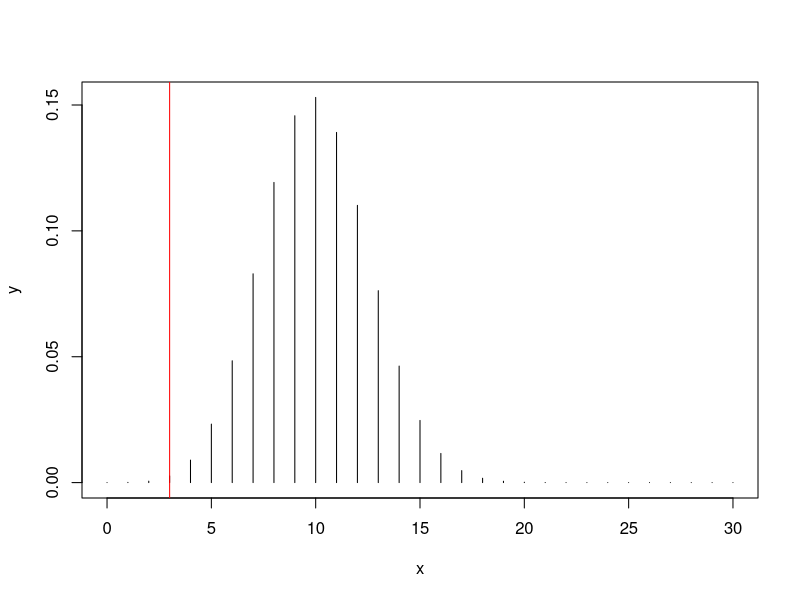
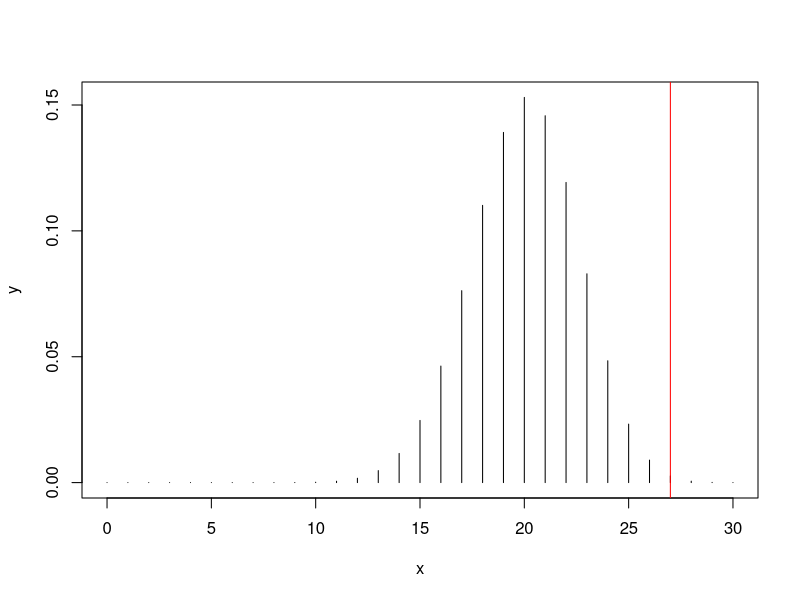
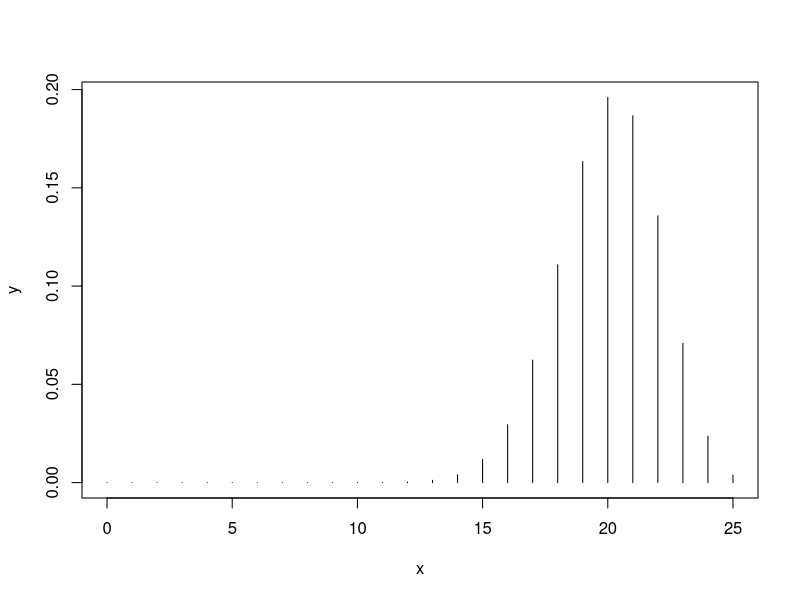
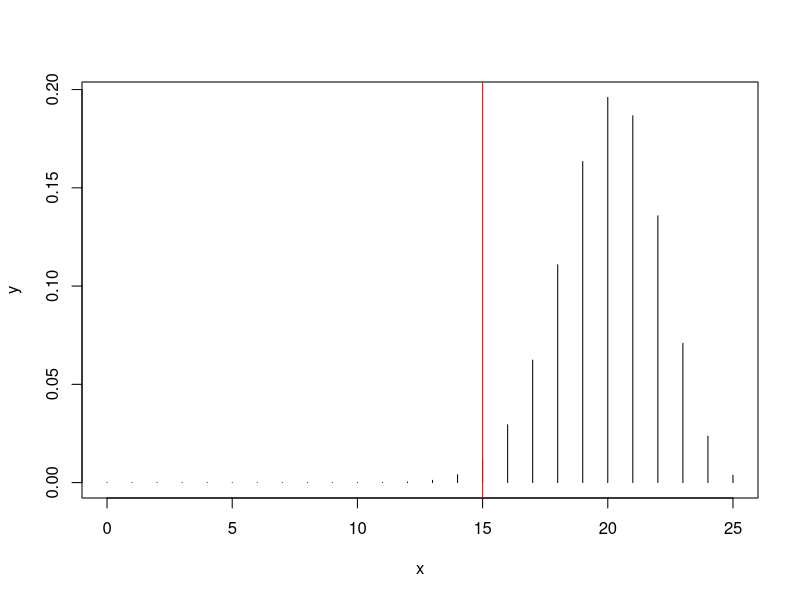
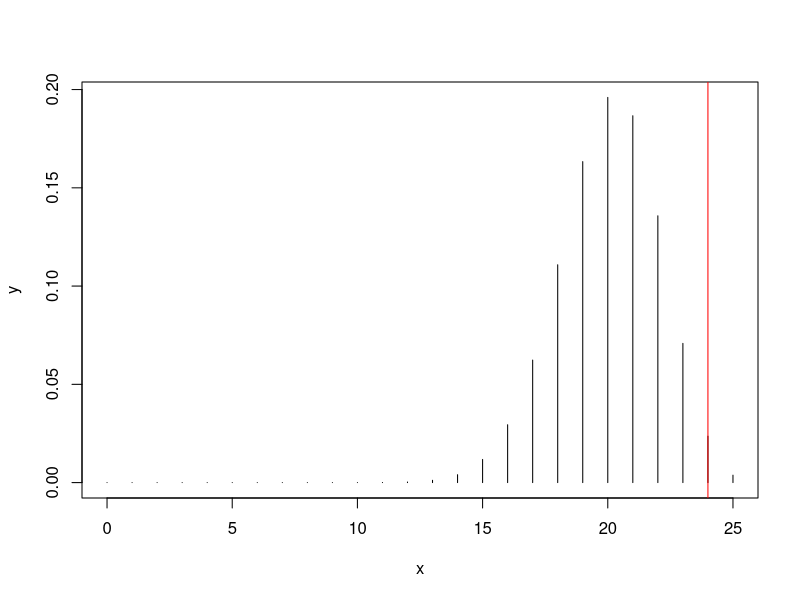
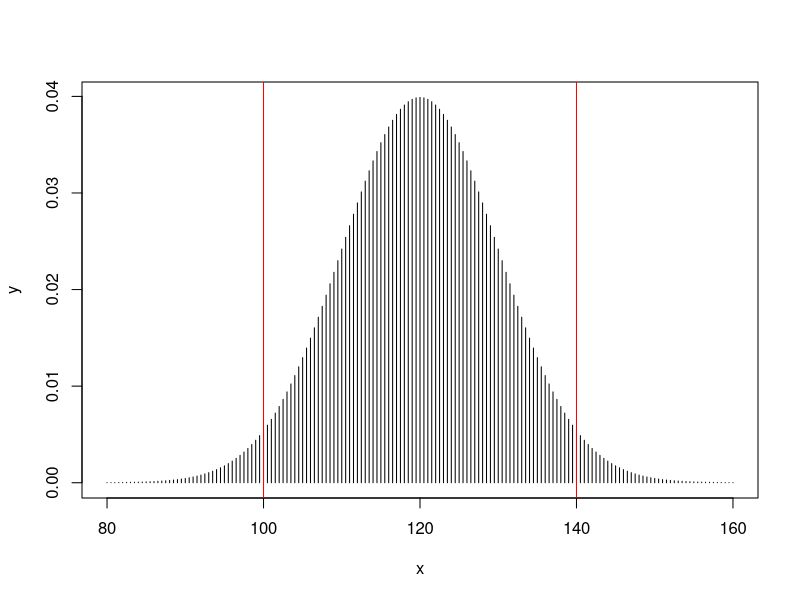

The R script that drew these images, in order:
##3 How to set up a binomial distribution 

# from 0 to 30 rainy days in a month of 30 days, probability is 1/3

x=0:30
y=dbinom(x, size=30, prob=1/3)

plot(x,y,type="h")
abline(v=3, col="red") # add a vertical line at x=3

# cumulative probability: the sum of all point probabilities for values smaller than or equal to 3
pbinom(3, size=30, prob=1/3)

#if we calculate prob of sunny days

x=0:30
y=dbinom(x, size=30, prob=2/3)

plot(x,y,type="h")
abline(v=27, col="red") # add a vertical line at x=3

pbinom(27, size=30, prob=2/3)

# to get values larger than 27:
1- pbinom(27, size=30, prob=2/3)

# but be careful, this does not inclue larger than and equal to.

# two methods:
#1
1- pbinom(26, size=30, prob=2/3)

#2
1- pbinom(27, size=30, prob=2/3)+
  dbinom(27, size=30, prob=2/3)

# Another method 
pbinom(67, size=30, prob=2/3, lower.tail=FALSE)


# simga controls the spread (width) of the distribution, the o looking thing

# how to do it with equations 
n <- 30
p_rain <- 1/3
mu_rain <- n * p_rain
sd_rain <- sqrt(n*p_rain * (1-p_rain))

1- pnorm(3, mean = mu_rain, sd = sd_rain)


#Exercise 1
# A
x=0:25
y=dbinom(x, size=25, prob=0.8)
plot(x,y,type="h")

# B
pbinom(20, size=25, prob=0.8)

#C
plot(x,y,type="h")
abline(v=15, col="red")
pbinom(15, size=25, prob=0.8)

#D
plot(x,y,type="h")
abline(v=24, col="red")
1-pbinom(23, size=25, prob=0.8)



# Exercise 2
#A
x=seq(80,160,0.5)
y = dnorm(x,mean=120,sd=10)
plot(x, y, type = "h")

#B
y[[x=120]]
y[[x=145]]

#C
abline(v=100, col="red") 
abline(v=140, col="red")
pnorm(140, mean = 120, sd = 10) - pnorm(100, mean = 120, sd = 10)
